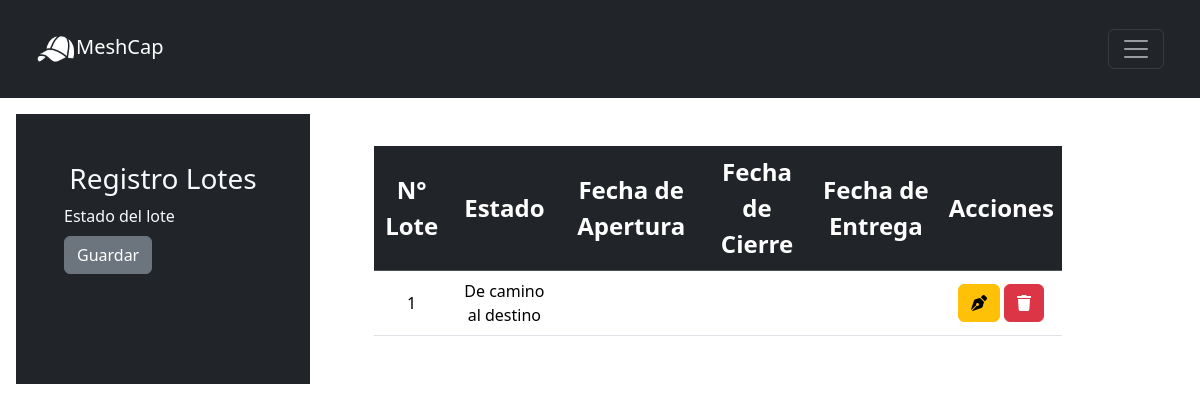
The page /src/BACKOFFICE/VISTA/crudLotes.php on the database as committed earlier.
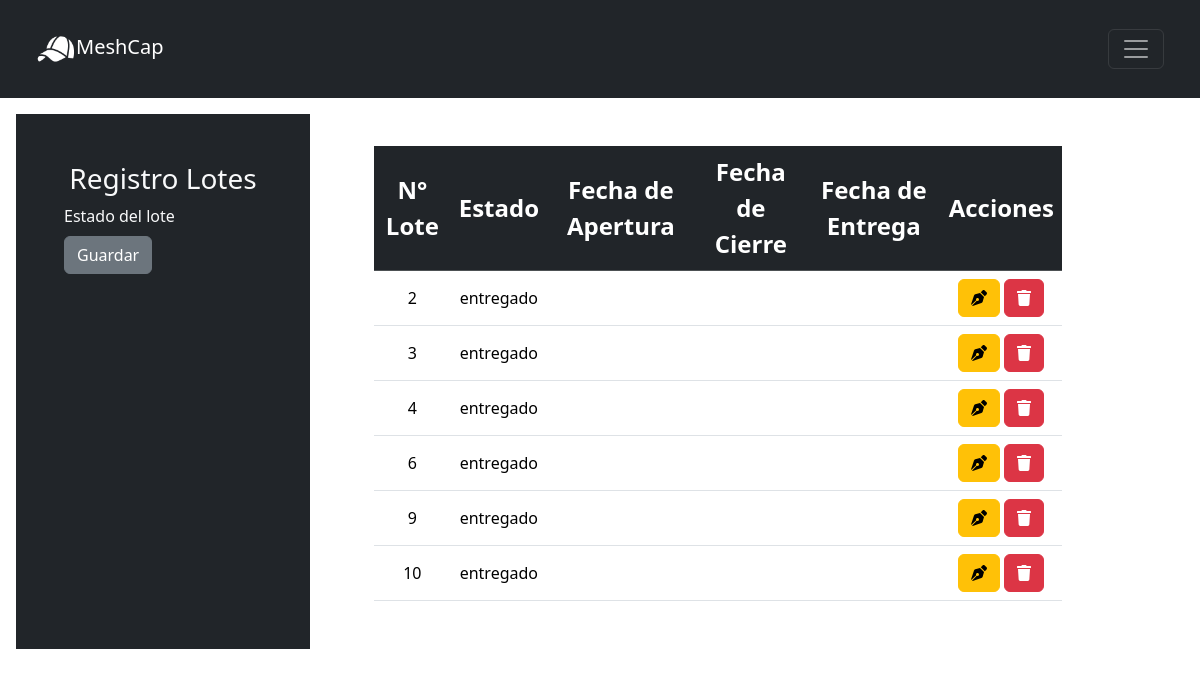
The same page on the database as committed later.
### tables this page shows
CREATE TABLE `lote` (
  `id_lote` int(11) NOT NULL,
  `estado` enum('abierto','cerrado','en camion','entregado') DEFAULT 'abierto',
  `fecha_cierre` timestamp NULL DEFAULT NULL ON UPDATE current_timestamp(),
  `fecha_abierto` timestamp NOT NULL DEFAULT current_timestamp()
);

### src/BACKOFFICE/VISTA/crudLotes.php (the view, shortened to what this page needs)
<?php require('../../db.php'); ?>
<!DOCTYPE html>
<html lang="en">
<head>
  <link rel="stylesheet" href="../CSS/stylesCrudPaquetes.css">
  <link href="https://cdn.jsdelivr.net/npm/bootstrap@5.3.2/dist/css/bootstrap.min.css" rel="stylesheet"
>
</head>
<body>
  <nav class="navbar navbar-dark bg-dark p-4 ">
    <div class="container-fluid">
      <a class="navbar-brand" href="backoffice.html" id="logo"><img src="../../IMAGES/gorraBlanca.png"
          height="40" alt="">MeshCap</a>
      <button class="navbar-toggler" type="button" data-bs-toggle="offcanvas" data-bs-target="#offcanvasDarkNavbar"
        aria-controls="offcanvasDarkNavbar" aria-label="Toggle navigation">
        <span class="navbar-toggler-icon"></span>
      </button>
    </div>
  </nav>
  <div class="container-fluid row" $id="container-total">
    <form action="../CONTROLADOR/saveCruds.php" method="POST" class="col-3 p-5 m-3 bg-dark text-light">
      <div class="mb-3">
        <h3 class="text-light text-center">Registro Lotes</h3>
        <label for="exampleInputEmail1" class="form-label">Estado del lote</label>
        <button type="submit" class="btn btn-secondary " name="guardar_lote">Guardar</button>
    </form>
  </div>
  <div class="col-8 p-5 text-center">
    <div style="max-height: 600px; overflow-y: auto;">
      <table class="table col-8">
        <thead class="table-dark fs-4">
          <tr class="align-middle">
            <th scope="col">N° Lote</th>
            <th scope="col">Estado</th>
            <th scope="col">Fecha de Apertura</th>
            <th scope="col">Fecha de Cierre</th>
            <th scope="col">Fecha de Entrega</th>
            <th scope="col">Acciones</th>
          </tr>
        </thead>
        <tbody>
        <tbody>
          <?php
          $query = "SELECT * FROM lote";
          $lote = mysqli_query($conn, $query);
          while ($fila = mysqli_fetch_array($lote)) { ?>
            <tr class="align-middle">
              <td>
                <?php echo $fila['id_lote'] ?>
              </td>
              <td>
                <?php echo $fila['estado'] ?>
              </td>
              <td></td>
              <td></td>
              <td></td>
              <td>
                <a href="../VISTA/editLotes.php?id_lote=<?php echo $fila['id_lote']; ?>"
                  class="btn btn-small btn-warning"><i class="fas fa-pen-nib"></i></a>
                <a href="../CONTROLADOR/deleteCruds.php?id_lote=<?php echo $fila['id_lote']; ?>"
                  class="btn btn-small btn-danger"><i class="fas fa-trash"></i></a>
              </td>
            </tr>
          <?php } ?>
        </tbody>
      </table>
    </div>
  </div>
</body>
</html>

Rows that differ between the two databases and show on the page:
removed lote: id_lote "1", estado "De camino al destino"
added lote: id_lote "2", estado "entregado"
added lote: id_lote "3", estado "entregado"
added lote: id_lote "4", estado "entregado"
added lote: id_lote "6", estado "entregado"
added lote: id_lote "9", estado "entregado"
added lote: id_lote "10", estado "entregado"
